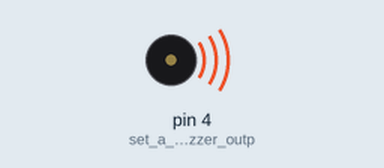
Recording of a sketch running on a simulated Arduino Uno, built with avr-gcc and run on an emulated ATmega328P. On the bench: buzzer (waves = sounding).

Above: at 0.5 s.
Timing chart, 0 to 5.9 s (numbered marks = the images above):
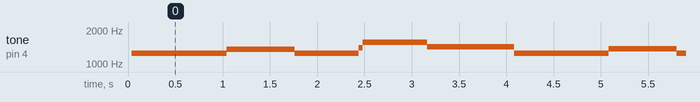

Measured:
- by itself, tone on pin 4 (set_a_pin_for_buzzer_outp): plays 1239 Hz for 1.0 s, 1357 Hz for 0.72 s, 1239 Hz for 0.68 s, 1394 Hz for 0.04 s, 1565 Hz for 0.68 s, 1417 Hz for 0.92 s … (173 notes in this stretch)

The sketch:

buzzer.pde
```cpp
// Buzzer example function for the CEM-1203 buzzer (Sparkfun's part #COM-07950).
// by Rob Faludi
// http://www.faludi.com

//referenced from http://www.phy.mtu.edu/~suits/notefreqs.html
//starting with F noteFreqArr[0]
int noteFreqArr[] = {
49.4, 52.3, 55.4, 58.7, 62.2, 65.9, 69.9, 74, 78.4, 83.1, 88, 93.2,
98.8, 105, 111, 117, 124, 132, 140, 148, 157, 166, 176, 186,
198, 209, 222, 235, 249, 264, 279, 296, 314, 332, 352, 373,
395, 419, 444, 470, 498, 527, 559, 592, 627, 665, 704, 746,
790, 837, 887, 940, 996, 1050, 1110, 1180, 1250, 1320, 1400, 1490,
1580, 1670, 1770, 1870, 1990, 2100};

void setup() {
    pinMode(4, OUTPUT); // set a pin for buzzer output
}

void playNote(int noteInt, long length, long breath = 0) {
    length = length - breath;
    buzz(4, noteFreqArr[noteInt], length);
    if(breath > 0) { //take a short pause or 'breath' if specified
        delay(breath);
    }
}

void loop() {
  /*  playNote(52, 1000);
    playNote(53, 1000);
    playNote(54, 1000);
    playNote(55, 1000, 100);
    playNote(56, 1000);
    playNote(57, 1000);
    playNote(58, 1000);
    playNote(59, 1000, 100);
    playNote(60, 1000);
    playNote(61, 1000);
    playNote(62, 1000);
    playNote(63, 1000, 100);
    */

    playNote(56, 500);
    playNote(56, 500);
    playNote(58, 700);
    playNote(56, 700);
    playNote(60, 700);
    playNote(58, 900);

    playNote(56, 500);
    playNote(56, 500);
    playNote(58, 700);
    playNote(56, 700);
    playNote(62, 700);
    playNote(60, 900);


    delay(1000); // wait a bit between buzzes
}

void buzz(int targetPin, long frequency, long length) {
    long delayValue = 1000000/frequency/2; // calculate the delay value between transitions
    //// 1 second's worth of microseconds, divided by the frequency, then split in half since
    //// there are two phases to each cycle
    long numCycles = frequency * length/ 1000; // calculate the number of cycles for proper timing
    //// multiply frequency, which is really cycles per second, by the number of seconds to
    //// get the total number of cycles to produce
    for (long i=0; i < numCycles; i++){ // for the calculated length of time...
        digitalWrite(targetPin,HIGH); // write the buzzer pin high to push out the diaphram
        delayMicroseconds(delayValue); // wait for the calculated delay value
        digitalWrite(targetPin,LOW); // write the buzzer pin low to pull back the diaphram
        delayMicroseconds(delayValue); // wait againf or the calculated delay value
    }
}
```
